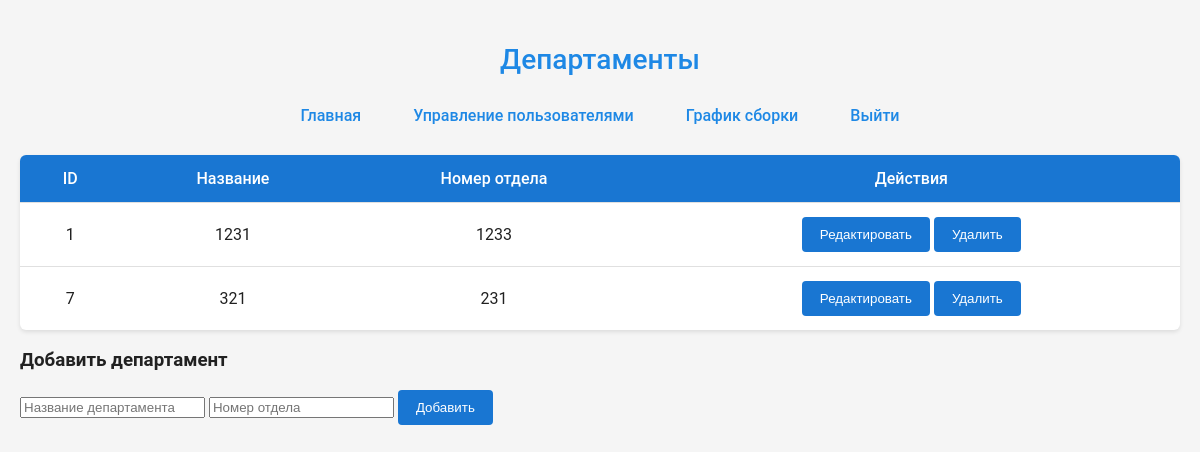
Page /pages/departments.php (signed in) on the committed database.
### tables this page shows
CREATE TABLE `departments` (
  `id` int NOT NULL,
  `name` varchar(255) NOT NULL,
  `department_number` varchar(50) NOT NULL
);

### pages/departments.php (the view, shortened to what this page needs)
<?php
include_once '../assets/php/script/connect.php';
$stmt = $pdo->query("SELECT * FROM departments");
$departments = $stmt->fetchAll(PDO::FETCH_ASSOC);
?>
<!DOCTYPE html>
<html lang="ru">
<head>
    <link rel="stylesheet" href="../assets/css/style.css">
</head>
<body>
<h2>Департаменты</h2>
<?php include_once '../assets/php/head.php'; ?>
<table>
    <tr>
        <th>ID</th>
        <th>Название</th>
        <th>Номер отдела</th>
        <th>Действия</th>
    </tr>
    <?php foreach ($departments as $dep): ?>
    <tr id="dep-row-<?= $dep['id'] ?>">
        <td><?= $dep['id'] ?></td>
        <td>
            <span id="dep-name-<?= $dep['id'] ?>"><?= htmlspecialchars($dep['name']) ?></span>
        </td>
        <td>
            <span id="dep-code-<?= $dep['id'] ?>"><?= htmlspecialchars($dep['department_number']) ?></span>
        </td>
        <td>
            <button onclick="toggleEdit(<?= $dep['id'] ?>)">Редактировать</button>
            <button onclick="deleteDepartment(<?= $dep['id'] ?>)">Удалить</button>
        </td>
    </tr>
<?php endforeach; ?>
</table>
<h3>Добавить департамент</h3>
<form id="addDepForm" onsubmit="addDepartment(event)">
    <input type="text" name="name" placeholder="Название департамента" required>
    <input type="text" name="number" placeholder="Номер отдела" required>
    <button type="submit">Добавить</button>
</form>
</body>
</html>

### assets/css/style.css (style rules this page uses)
body { font-family: 'Roboto', sans-serif; background-color: #f5f5f5; margin: 0; padding: 20px; color: #212121; }
h2 { text-align: center; color: #1e88e5; margin-bottom: 30px; font-weight: 500; font-size: 28px; }
table { width: 100%; border-collapse: collapse; margin-top: 20px; background-color: #fff; box-shadow: 0 2px 4px rgba(0,0,0,0.1); border-radius: 6px; overflow: hidden; }
th, td { padding: 14px 16px; text-align: center; border-bottom: 1px solid #e0e0e0; }
th { background-color: #1976d2; color: white; font-weight: 500; }
tr:last-child td { border-bottom: none; }
button, .btn { padding: 10px 18px; background-color: #1976d2; color: white; border: none; border-radius: 4px; font-weight: 500; cursor: pointer; transition: background-color 0.3s ease; }

### rows in the picture
departments: id "1", name "1231", department_number "1233"
departments: id "7", name "321", department_number "231"
